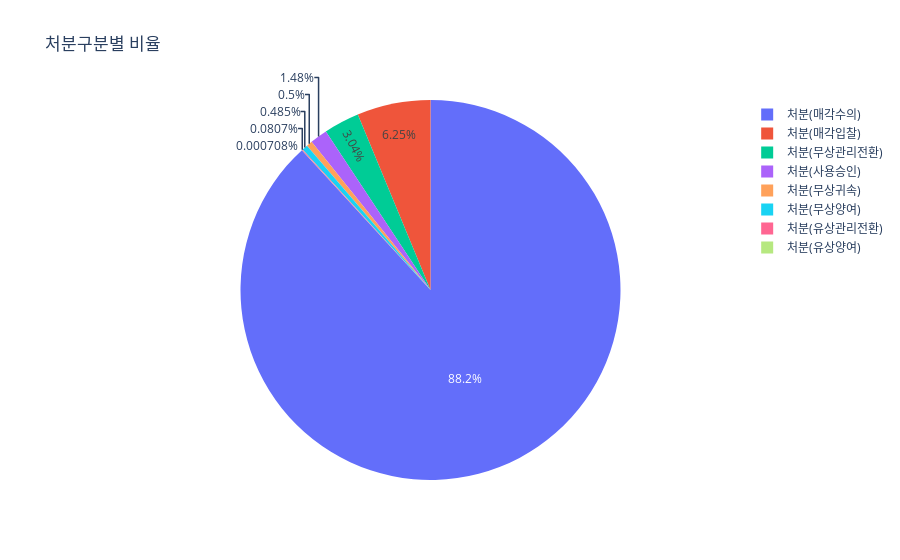

The notebook cell this image was saved under:
### Code cell
fig = px.pie(df2, values='연도구분', names='처분구분명', title='처분구분별 비율')
fig.show()

### Figure 1 — Plotly figure (JSON) as saved in the notebook; plotly's stock layout.template omitted (floating-point values rounded to 4 significant figures)
{"data": [{"domain": {"x": [0, 1], "y": [0, 1]}, "hovertemplate": "처분구분명=%{label}<br>연도구분=%{value}<extra></extra>", "labels": ["처분(매각수의)", "처분(매각입찰)", "처분(무상관리전환)", "처분(무상귀속)", "처분(무상양여)", "처분(사용승인)", "처분(유상관리전환)", "처분(유상양여)"], "legendgroup": "", "name": "", "showlegend": true, "type": "pie", "values": [124597, 8834, 4289, 706, 686, 2090, 114, 1]}], "layout": {"legend": {"tracegroupgap": 0}, "title": {"text": "처분구분별 비율"}}}
